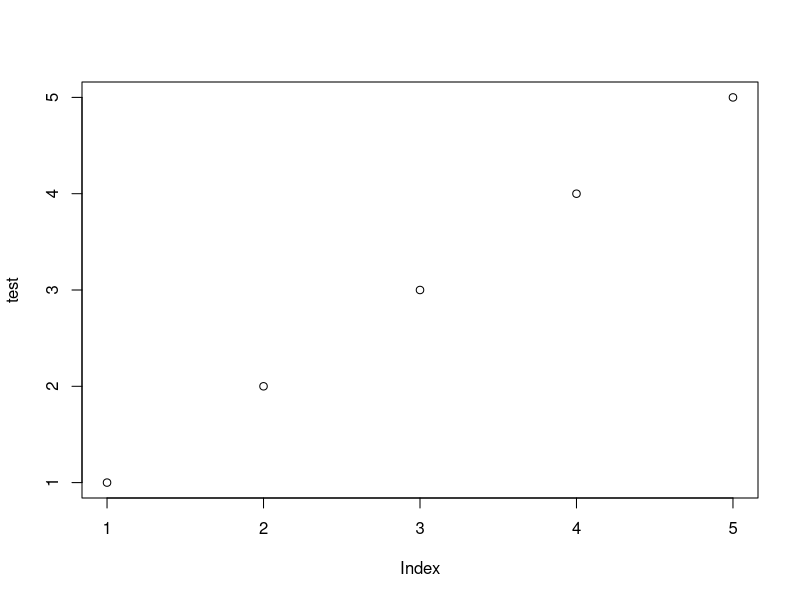

Write the R code that produced this figure.
#testing testing
test = c(1,2,3,4,5)

plot(test)

getwd()
setwd("/Users/eamon/Library/Mobile Documents/com~apple~CloudDocs/Documents/Important/Academia/GLOFOR/AgroParisTech/Kourou/Computer Tools/GIT/")
getwd()
  